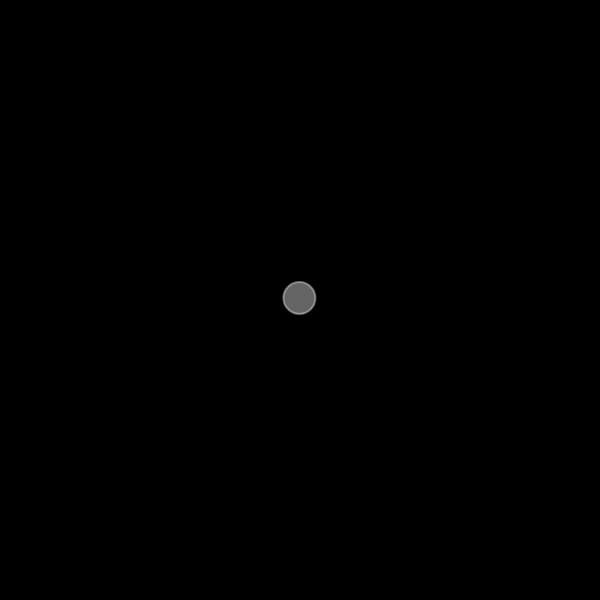
Frame 1 (no input)
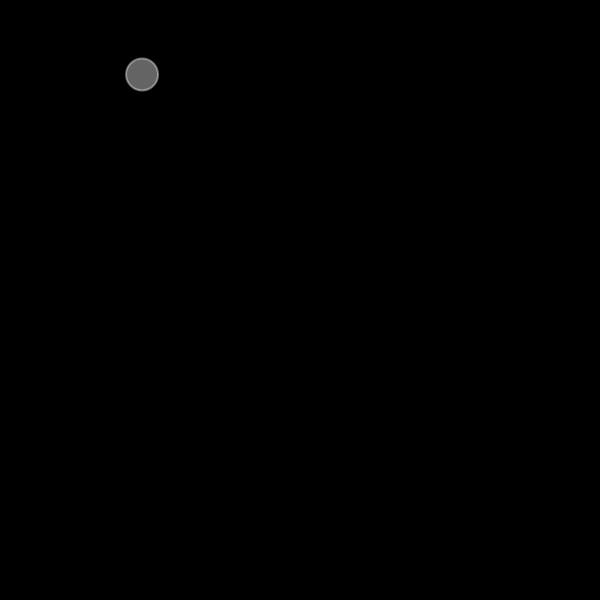
Frame 60 (no input)
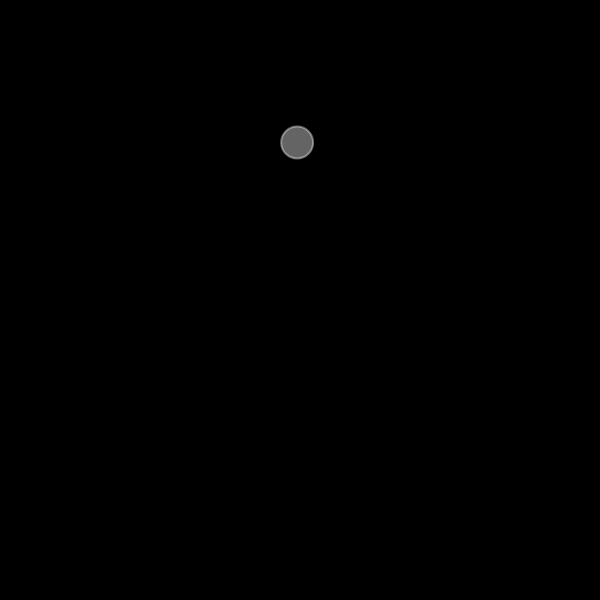
Frame 120 (the mouse pressed at the canvas centre since frame 60)

The p5.js sketch that drew these frames (run headless with seeded random() and noise() and a simulated clock; from frame 60 on, the mouse is pressed at the canvas centre):

// p5.js sketch
// ── sketch.js
let mover;

function setup() {
  createCanvas(600, 600);
  mover = new Mover(300, 300);
}

function draw() {
  background(0);

  mover.update();
  mover.show();
}

// ── mover.js
class Mover {
  constructor(x, y) {
    this.position = createVector(x, y);
    this.velocity = p5.Vector.random2D();
  }

  update() {
    const mouse = createVector(mouseX, mouseY);

    const acceleration = p5.Vector.sub(mouse, this.position);
    acceleration.setMag(2);

    this.velocity.add(acceleration);
    this.velocity.limit(25);

    this.position.add(this.velocity);
  }

  show() {
    stroke(255, 100);
    strokeWeight(2);

    const { x, y } = this.position;

    fill(255, 100);
    ellipse(x, y, 32);
  }
}
